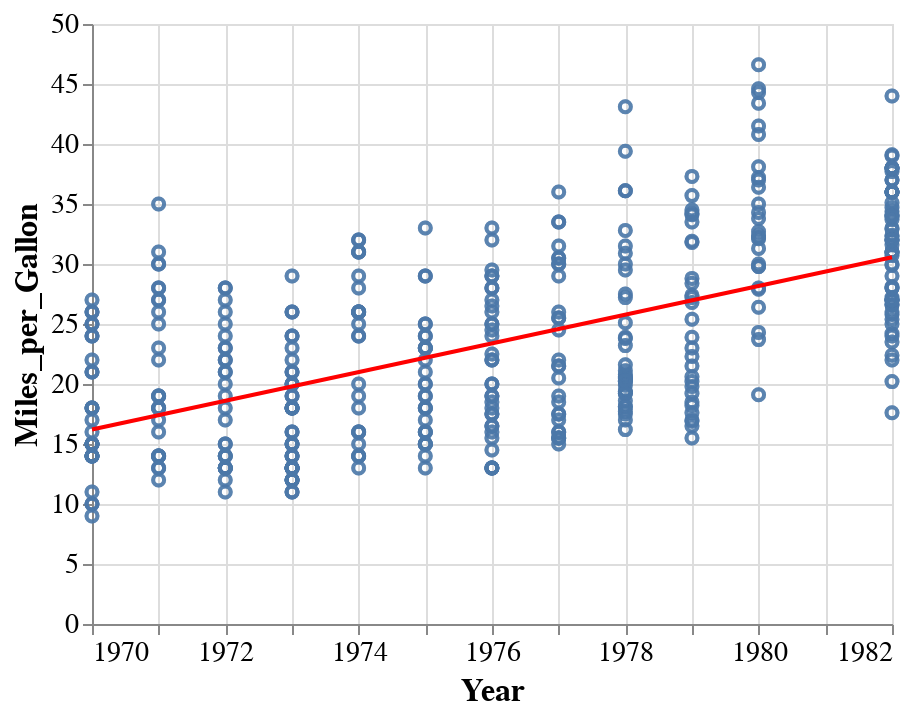

Here is the notebook cell this chart was saved with:
### Code cell
chart = alt.Chart(mpg).mark_point().encode(
    x='Year',
    y='Miles_per_Gallon'    
)

reg_line = chart + chart.transform_regression('Year', 'Miles_per_Gallon').mark_line(color='red')

alt.layer(chart, reg_line).configure_axis(
    labelFontSize=14, # change axes label font size
    titleFontSize=16  # change axes title font size
)

### Figure 1 — Vega-Lite specification as saved in the notebook (floating-point values rounded to 4 significant figures; data arrays with more than 128 entries replaced by an {"elided": "..."} marker saying what was removed)
{"config": {"view": {"continuousWidth": 400, "continuousHeight": 300}, "axis": {"labelFontSize": 14, "titleFontSize": 16}}, "layer": [{"mark": "point", "encoding": {"x": {"type": "temporal", "field": "Year"}, "y": {"type": "quantitative", "field": "Miles_per_Gallon"}}}, {"layer": [{"mark": "point", "encoding": {"x": {"type": "temporal", "field": "Year"}, "y": {"type": "quantitative", "field": "Miles_per_Gallon"}}}, {"mark": {"type": "line", "color": "red"}, "encoding": {"x": {"type": "temporal", "field": "Year"}, "y": {"type": "quantitative", "field": "Miles_per_Gallon"}}, "transform": [{"on": "Year", "regression": "Miles_per_Gallon"}]}]}], "data": {"name": "data-dbdd742a484e32e9be8aa4f8f1b9e2ce"}, "$schema": "https://vega.github.io/schema/vega-lite/v4.0.2.json", "datasets": {"data-dbdd742a484e32e9be8aa4f8f1b9e2ce": {"elided": "392 records"}}}
